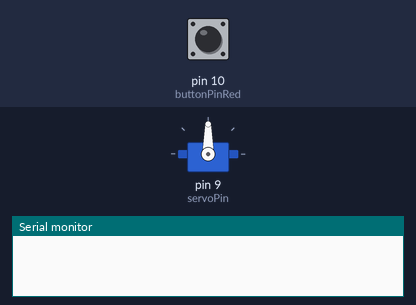
Simulated run of this sketch. Board: Arduino Uno, built with avr-gcc and run on an emulated ATmega328P. On the bench: servo, the last lines printed to the serial monitor. The inputs (shaded band) are chosen by the test bench; at power-on: pin 10 (buttonPinRed) LOW. Random numbers use the default seed unless the sketch sets one.

Above: at 1.2 s.
1.3 s: pin 10 (buttonPinRed) pulled HIGH for 3.2 s
At 5.0 s:
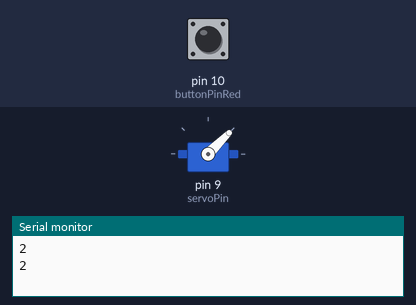
6.0 s: pin 10 (buttonPinRed) pulled HIGH for 0.15 s
At 6.3 s:
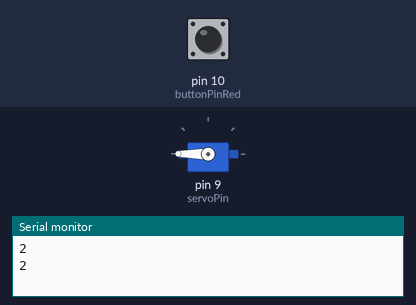
Timing chart, 0 to 9.0 s (numbered marks = the images above; inputs shaded):
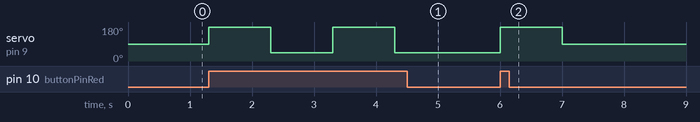

Measured:
- after the input at 1.3 s, servo on pin 9 (servoPin): alternates 180° for 1.0 s and 45° for 1.0 s, starting at once
- after the input at 6.0 s, servo on pin 9 (servoPin): 45° → 180° at once, → 90° 1.0 s later

The sketch:

decision_maker.ino
```cpp
// Include the Servo library
#include <Servo.h>
// Declare the Servo pin
int servoPin = 9;
const int buttonPinRed = 10;
int buttonStateRed = 0;

// Create a servo object
Servo Servo1;
void setup() {
   // We need to attach the servo to the used pin number
   Servo1.attach(servoPin);

   pinMode(buttonPinRed, INPUT);
   Serial.begin(9600);

}
void loop(){

  buttonStateRed = digitalRead(buttonPinRed);

    if (buttonStateRed == HIGH) {
       Servo1.write (180);
       delay(1000);
       int randNumber = random(1,4);
       Serial.println(randNumber);

          if (randNumber == 1){
              yes();
          }if (randNumber == 2){
              maybe();
          }if (randNumber == 3){
              no();
          }
    }
}


void yes(){

   Servo1.write(0);
   delay(1000);

  }

 void maybe(){
   Servo1.write(45);
   delay(1000);
  }

  void no(){

   Servo1.write(90);
   delay(1000);
  }
```
